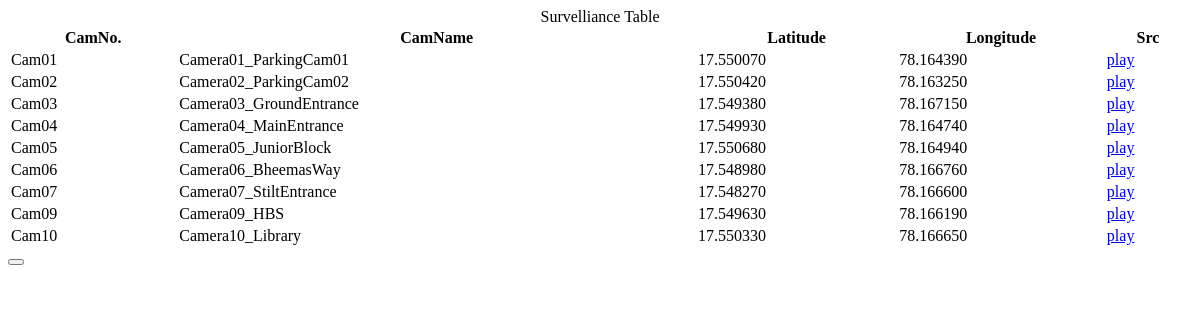
/home, run on an earlier commit of the app's database.
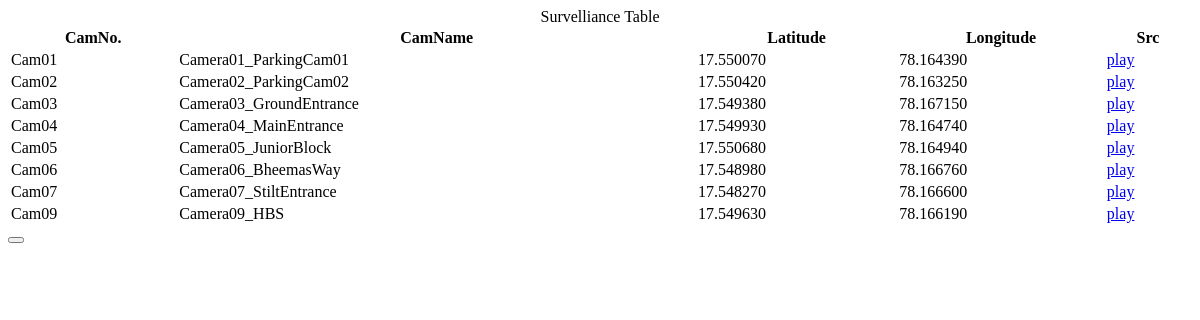
And on a later commit of the database.
### app/models.py (models this page shows)
class MapData(models.Model):
    CameraID=models.CharField(max_length=70, blank=False, default="")
    Camera_Name=models.CharField(max_length=70, blank=False, default='')
    Latitude = models.DecimalField(max_digits=9, decimal_places=6)
    Longitude = models.DecimalField(max_digits=9, decimal_places=6)
    Src = models.CharField(max_length=200,default="")

### app/views.py (the view)
# urls.py: path("home",views.home,name='app-home'),
def home(request):
    alldetails=MapData.objects.all()
    serializer = MapDataSeriallizer(alldetails, many=True)
    l=[]
    for x in serializer.data:
        tmp=dict(x)
        l.append(tmp)
    dataJSON = dumps(l)
    return render(request, 'app/home.html',{"data":alldetails,"dataJson":dataJSON})

### app/templates/app/home.html (shortened to what this page needs)
<!DOCTYPE html>
<html lang="en">
<head>
</head>
<body>
        <div class="Datatable">
            <table align="center" width=100%>
                <caption class="Heading">Survelliance Table</caption>
                <tr>
                    <th>CamNo.</th><th>CamName</th><th>Latitude</th><th>Longitude</th><th>Src</th>
                </tr>
                {% for i in data %}
                    <tr><td>{{i.CameraID}}</td><td>{{i.Camera_Name}}</td><td>{{i.Latitude}}</td><td>{{i.Longitude}}</td><td><a href={{i.Src}}>play</a>
                    </td> </tr>
                {% endfor %}
            </table>
        </div>
        <button onclick="bclick()"></button>
</body>
</html>

What changed in the data, as far as the page shows it:
removed MapData: CameraID "Cam10", Camera_Name "Camera10_Library", Latitude "17.550330", Longitude "78.166650"
